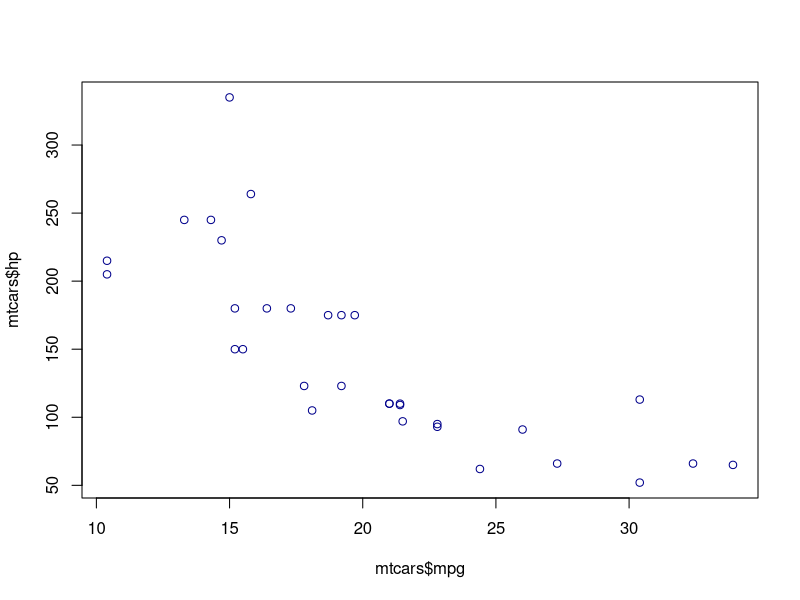

Reproduce this figure in R.
## ---- chunk 1
normalcdf = function(lower_bound, upper_bound, mean, sd, n, var, ...) {
  mean = as.numeric(data.frame(unlist(as.list(match.call())[c("mean", "mu")])[1]))
  sd = as.numeric(data.frame(unlist(as.list(match.call())[c("sd", "sigma")])[1]))
  
  if (!missing(var)) {
    sd = sqrt(var)
  }
  else if (missing(sd)) {
    sd = 1
  }
  if (!missing(n)) {
    sd = sd / sqrt(n)
  }
  if (missing(mean)) {
    mean = 0
  }
  results = pnorm(q = upper_bound, mean = mean, sd = sd) - pnorm(q = lower_bound, mean = mean, sd = sd)
  names(results) = NULL
  return(results)
}
## ---- chunk 2
invNorm = function(area, mean, sd) {
  mean = as.numeric(data.frame(unlist(as.list(match.call())[c("mean", "mu")])[1]))
  sd = as.numeric(data.frame(unlist(as.list(match.call())[c("sd", "sigma")])[1]))
  
  if (missing(mean) | missing(sd)) {
    mean = 0
    sd = 1
  }
  qnorm(p = area, mean, sd)
}
## ---- chunk 3
tcdf = function(lower_bound, upper_bound, df) {
  pt(q = upper_bound, df = df) - pt(q = lower_bound, df = df)
}
## ---- chunk 4
invT = function(area, df) {
  qt(p = area, df)
}
## ---- chunk 5
chisqcdf = function(lower_bound, upper_bound, df) {
  pchisq(q = upper_bound, df = df) - pchisq(q = lower_bound, df = df)
}
## ---- chunk 6
kevin_binom = function(trials, prob, type, successes, ...) {
  trials = as.numeric(data.frame(unlist(as.list(match.call())[c("trials", "n")])[1]))
  prob = as.numeric(data.frame(unlist(as.list(match.call())[c("prob", "p")])[1]))
  # successes = as.numeric(data.frame(unlist(as.list(match.call())[c("successes", "k")])[1]))
  
  if (type == "less" | type == "less than") {
    results = pbinom(q = successes - 1, size = trials, prob = prob)
  }
  else if (type == "less than or equal" | type == "less than or" | type == "less or" | type == "less or equal" | type == "at most" | type == "or less") {
    results = pbinom(q = successes, size = trials, prob = prob)
  }
  else if (type == "equal" | type == "equal to" | type == "exact" | type == "exactly") {
    results = pbinom(q = successes, size = trials, prob = prob) - pbinom(q = successes - 1, size = trials, prob = prob)
  }
  else if (type == "greater" | type == "great" | type == "greater than" | type == "more" | type == "more than") {
    results = 1 - pbinom(q = successes, size = trials, prob = prob)
  }
  else if (type == "greater than or equal" | type == "greater than or" | type == "greater or" | type == "greater or equal" | type == "at least" | type == "or more") {
    results = 1 - pbinom(q = successes - 1, size = trials, prob = prob)
  }
  else if (type == "between" | type == "in between") {
    if (length(successes) ==  2) {
      successes = unlist(successes)
      results = pbinom(q = successes[length(successes)], size = trials, prob = prob) - pbinom(q = successes[1] - 1, size = trials, prob = prob)
    }
    else {
      return(message("ERROR: Check k successes!"))
    }
  }
  else {
    message ("ERROR: Check TYPE")
  }
  names(results) = NULL
  return(results)
}
## ---- chunk 7
kevin_geom = function(trials, prob, type, ...) {
  trials = as.numeric(data.frame(unlist(as.list(match.call())[c("trials", "attempts", "n")])[1]))
  prob = as.numeric(data.frame(unlist(as.list(match.call())[c("prob", "p")])[1]))
  
  if (type == "less" | type == "less than" | test == "<") {
    results = pgeom(q = trials - 2, prob = prob)
  }
  else if (type == "less than or equal" | type == "less than or" | type == "less or" | type == "less or equal" | type == "at most" | type == "or less" | test == "<=") {
    results = pgeom(q = trials - 1, prob = prob)
  }
  else if (type == "equal" | type == "equal to" | type == "exact" | type == "exactly" | test == "=") {
    results = pgeom(q = trials - 1, prob = prob) - pgeom(q = trials - 2, prob = prob)
  }
  else if (type == "greater" | type == "great" | type == "greater than" | test == ">") {
    results = 1 - pgeom(q = trials - 1, prob = prob)
  }
  else if (type == "greater than or equal" | type == "greater than or" | type == "greater or" | type == "greater or equal" | type == "at least" | type == "or more" | test == ">=") {
    results = 1 - pgeom(q = trials - 2, prob = prob)
  }
  else if (type == "between") {
    results = pgeom(q = trials[2] - 1, prob = prob) - pgeom(q = trials[1] - 2, prob = prob)
  }
  else {
    message ("ERROR: Check TYPE")
  }
  names(results) = NULL
  return(results)
}
## ---- chunk 8
ci_mean = function(x_bar, sd, type, confidence_level, n, ...) {
  x_bar = as.numeric(data.frame(unlist(as.list(match.call())[c("x_bar", "mean", "xbar")])[1]))
  sd = as.numeric(data.frame(unlist(as.list(match.call())[c("sd", "sigma")])[1]))
  
  if (type == "average" | type == "avg" | missing(type)) {
    standard_error = sd / sqrt(n)
  }
  else if (type == "sum") {
    standard_error = sd * sqrt(n)
  }
  if (confidence_level > 100) {
    return(message ("ERROR: Check confidence level!"))
  }
  if (confidence_level < 1) {
    confidence_level = confidence_level * 100
  }
  alpha = 1 - confidence_level / 100
  if (n >= 30) {
    crit = - qnorm(p = alpha / 2, mean = 0, sd = 1)
  }
  else {
    crit = - qt(p = alpha / 2, df = n - 1)
  }
  margin_of_error = crit * standard_error
  lower = x_bar - margin_of_error
  upper = x_bar + margin_of_error
  results = c(lower, upper)
  names(results) = c("Lower", "Upper")
  return(results)
}
## ---- chunk 9
ci_prop = function(p_hat, confidence_level, n, ...) {
  p_hat = as.numeric(data.frame(unlist(as.list(match.call())[c("p_hat", "mean", "sample_proportion")])[1]))
  
  if (confidence_level > 100) {
    return(message ("ERROR: Check confidence level!"))
  }
  if (confidence_level < 1) {
    confidence_level = confidence_level * 100
  }
  alpha = 1 - confidence_level / 100
  crit = - qnorm(p = alpha / 2, mean = 0, sd = 1)
  standard_error = sqrt(p_hat * (1 - p_hat) / n)
  margin_of_error = crit * standard_error
  lower = p_hat - margin_of_error
  upper = p_hat + margin_of_error
  results = c(lower, upper)
  names(results) = c("Lower", "Upper")
  return(results)
}
## ---- chunk 10
kevin_ci_sd = function(sd, confidence_level, n, ...) {
  if (confidence_level < 1) {
    confidence_level = confidence_level * 100
  }
  alpha = 1 - confidence_level / 100
  lower_denom = qchisq(p = 1 - (alpha / 2), df = n - 1)
  upper_denom = qchisq(p = alpha / 2, df = n - 1)
  lower = sqrt((n - 1) * (sd ^ 2) / lower_denom)
  upper = sqrt((n - 1) * (sd ^ 2) / upper_denom)
  results = c(lower, upper)
  names(results) = c("Lower", "Upper")
  return(results)
}
## ---- chunk 11
kevin_ci_var = function(sd, confidence_level, n) {
  if (confidence_level < 1) {
    confidence_level = confidence_level * 100
  }
  alpha = 1 - confidence_level / 100
  lower_denom = qchisq(p = 1 - (alpha / 2), df = n - 1)
  upper_denom = qchisq(p = alpha / 2, df = n - 1)
  lower = (n - 1) * (sd ^ 2) / lower_denom
  upper = (n - 1) * (sd ^ 2) / upper_denom
  results = c(lower, upper)
  names(results) = c("Lower", "Upper")
  return(results)
}
## ---- chunk 12
kevin_ho_mean_test = function(mu, x_bar, n, test, sd, alpha, ...) {
  mu = as.numeric(data.frame(unlist(as.list(match.call())[c("null_mean", "mu")])[1]))
  x_bar = as.numeric(data.frame(unlist(as.list(match.call())[c("x_bar", "sample_mean")])[1]))
  sd = as.numeric(data.frame(unlist(as.list(match.call())[c("sd", "sigma", "s")])[1]))
  a = as.numeric(data.frame(unlist(as.list(match.call())[c("alpha", "a")])[1]))
  
  if (missing(alpha)) {
    alpha = .05
  }
  if (alpha > 100) {
    return(message ("ERROR: Check Alpha!"))
  }
  if (alpha >= 1) {
    alpha = alpha / 100
  }
  test_stat = (x_bar - mu) / (sd / sqrt(n))
  if (test == "right_tailed" | test == "right tail" | test == "right" | test == "right tailed" | test == "greater" | test == "greater than" | test == "great" | test == ">") {
    if (n >= 30) {
      critical_value = qnorm(p = 1 - alpha, mean = 0, sd = 1)
      p_value = 1 - pnorm(q = test_stat, mean = 0, sd = 1)
      problem = "One-Sided, Right Tailed Z Test"
    }
    else {
      critical_value = qt(p = 1 - alpha, df = n - 1)
      p_value = 1 - pt(q = test_stat, df = n - 1)
      problem = "One-Sided, Right Tailed T Test"
    }
  }
  else if (test == "left_tailed" | test == "left tail" | test == "left" | test == "left tailed" | test == "less" | test == "less than" | test == "<") {
    if (n >= 30) {
      critical_value = qnorm(p = alpha, mean = 0, sd = 1)
      p_value = pnorm(q = test_stat, mean = 0, sd = 1)
      problem = "One-Sided, Left Tailed Z Test"
    }
    else {
      critical_value = qt(p = alpha, df = n - 1)
      p_value = pt(q = test_stat, df = n - 1)
      problem = "One-Sided, Left Tailed T Test"
    }
  }
  else if (test == "two sided" | test == "two_sided" | test == "two_tailed" | test == "two tailed" | test == "both" | test == "two" | test == "not equal" | test == "different" | test == "!=") {
    if (n >= 30) {
      if (pnorm(q = test_stat, mean = 0, sd = 1) > .5) {
        critical_value_low = qnorm(p = alpha, mean = 0, sd = 1)
        critical_value_high = qnorm(p = 1 - alpha, mean = 0, sd = 1)
        p_value = 2 * (1 - pnorm(q = test_stat, mean = 0, sd = 1))
      }
      else if (pnorm(q = test_stat, mean = 0, sd = 1) < .5) {
        critical_value_low = qnorm(p = alpha, mean = 0, sd = 1)
        critical_value_high = qnorm(p = 1 - alpha, mean = 0, sd = 1)
        p_value = 2 * pnorm(q = test_stat, mean = 0, sd = 1)
      }
      problem = "Two-Sided Z Test"
      critical_value = c(critical_value_low, critical_value_high)
    }
    else {
      if (pt(q = test_stat, df = n - 1) > .5) {
        critical_value_low = qt(p = alpha, df = n - 1)
        critical_value_high = qt(p = 1 - alpha, df = n - 1)
        p_value = 2 * (1 - pt(q = test_stat, df = n - 1))
      }
      else if (pt(q = test_stat, df = n - 1) < .5) {
        critical_value_low = qt(p = alpha, df = n - 1)
        critical_value_high = qt(p = 1 - alpha, df = n - 1)
        p_value = 2 * pt(q = test_stat, df = n - 1)
      }
      problem = "Two-Sided T Test"
      critical_value = c(critical_value_low, critical_value_high)
    }
  }
  else {
    return(message("ERROR: Check test!"))
  }
  if (p_value < alpha) {
    decision = c("REJECT the Null. FAIL TO REJECT the Alternative.")
  }
  else if (p_value > alpha) {
    decision = c("FAIL TO REJECT the Null. REJECT the Alternative.")
  }
  names(test_stat) = NULL
  names(p_value) = NULL
  results = list(problem, critical_value, test_stat, alpha, p_value, decision)
  names(results) = c("Problem", "Critical_Value", "Test_Statistic", "Alpha", "P_Value", "Decision")
  return(results)
}
## ---- chunk 13
kevin_ho_prop_test = function(p, p_hat, alpha, n, test, ...) {
  p = as.numeric(data.frame(unlist(as.list(match.call())[c("null_prop", "p", "po")])[1]))
  p_hat = as.numeric(data.frame(unlist(as.list(match.call())[c("p_hat", "sample_prop")])[1]))

  if (missing(alpha)) {
    alpha = .05
  }
  if (alpha > 100) {
    return(message ("ERROR: Check Alpha!"))
  }
  if (alpha >= 1) {
    alpha = alpha / 100
  }
  test_stat = (p_hat - p) / sqrt(p * (1 - p) / n)
  if (test == "right_tailed" | test == "right tail" | test == "right" | test == "right tailed" | test == "greater" | test == "greater than" | test == "great" | test == ">") {
    p_value = 1 - pnorm(q = test_stat, mean = 0, sd = 1)
    critical_value = pnorm(q = 1 - alpha, mean = 0, sd = 1)
    problem = "One-Sided, Right Tailed Z Test"
  }
  else if (test == "left_tailed" | test == "left tail" | test == "left" | test == "left tailed" | test == "less" | test == "less than" | test == "<") {
    p_value = pnorm(q = test_stat, mean = 0, sd = 1)
    critical_value = pnorm(q = alpha, mean = 0, sd = 1)
    problem = "One-Sided, Left Tailed Z Test"
  }
  else if (test == "two sided" | test == "two_sided" | test == "two_tailed" | test == "two tailed" | test == "both" | test == "two" | test == "not equal" | test == "different" | test == "!=") {
    if (pnorm(q = test_stat, mean = 0, sd = 1) > .5) {
      p_value = 2 * (1 - pnorm(q = test_stat, mean = 0, sd = 1))
    }
    if (pnorm(q = test_stat, mean = 0, sd = 1) < .5) {
      p_value = 2 * pnorm(q = test_stat, mean = 0, sd = 1)
    }
    problem = "Two-Sided Z Test"
    critical_value_low = qnorm(p = alpha, mean = 0, sd = 1)
    critical_value_high = qnorm(p = 1 - alpha, mean = 0, sd = 1)
    critical_value = c(critical_value_low, critical_value_high)
  }
  else {
    return(message("ERROR: Check Test!"))
  }
  if (p_value < alpha) {
    decision = c("REJECT the Null. FAIL TO REJECT the Alternative.")
  }
  if (p_value > alpha) {
    decision = c("FAIL TO REJECT the Null. REJECT the Alternative.")
  }
  names(test_stat) = NULL
  names(p_value) = NULL
  results = list(problem, critical_value, test_stat, alpha, p_value, decision)
  names(results) = c("Problem", "Critical_Value", "Test_Statistic", "Alpha", "P_Value", "Decision")
  return(results)
}
## ---- chunk 14
# kevin_binom(n = 15, p = .2, type = "equal", k = 3)
# kevin_binom(n = 15, p = .2, type = "at most", k = 5)
# kevin_binom(n = 15, p = .2, type = "at least", k = 8)
# kevin_binom(n = 15, p = .2, type = "in between", k = list(4, 6))

# kevin_geom(n = c(3,6), p = .8, type = "between")
plo = data.frame(4,6)
length(plo)
plo[2]

l = c(4, 6)
str(l)
length(l)


ploi = c(3:55)
length(ploi)
as.list(ploi)
length(ploi)
ploi[1]
## ---- chunk 15
p = list(4:6)
k = list(3:5)
as = list(p ,k)
unlist(as)
asdf = data.frame(
  p = p,
  k = k
)
## ---- chunk 16
s = lm(formula = mpg ~ hp + I(hp^2), data = mtcars)
plot(x = mtcars$mpg, y = mtcars$hp, col = "darkblue")
abline(s)
